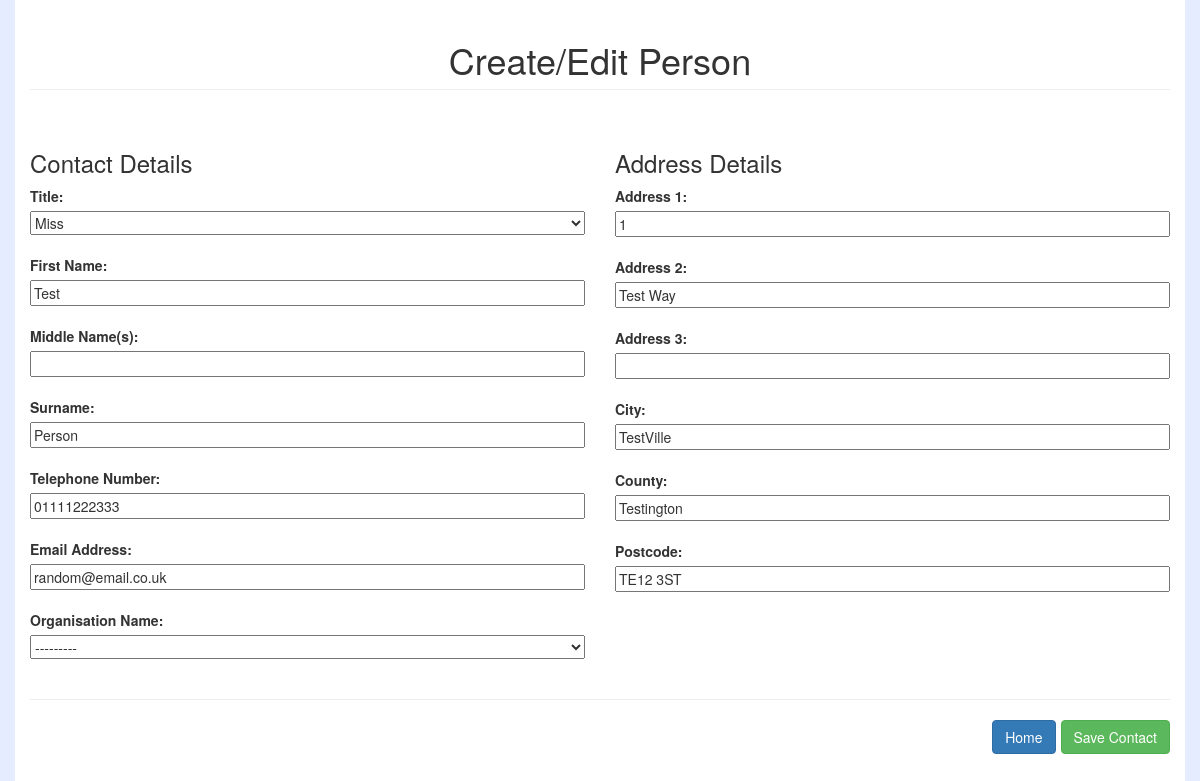
/updateperson/1/, run on an earlier commit of the app's database.
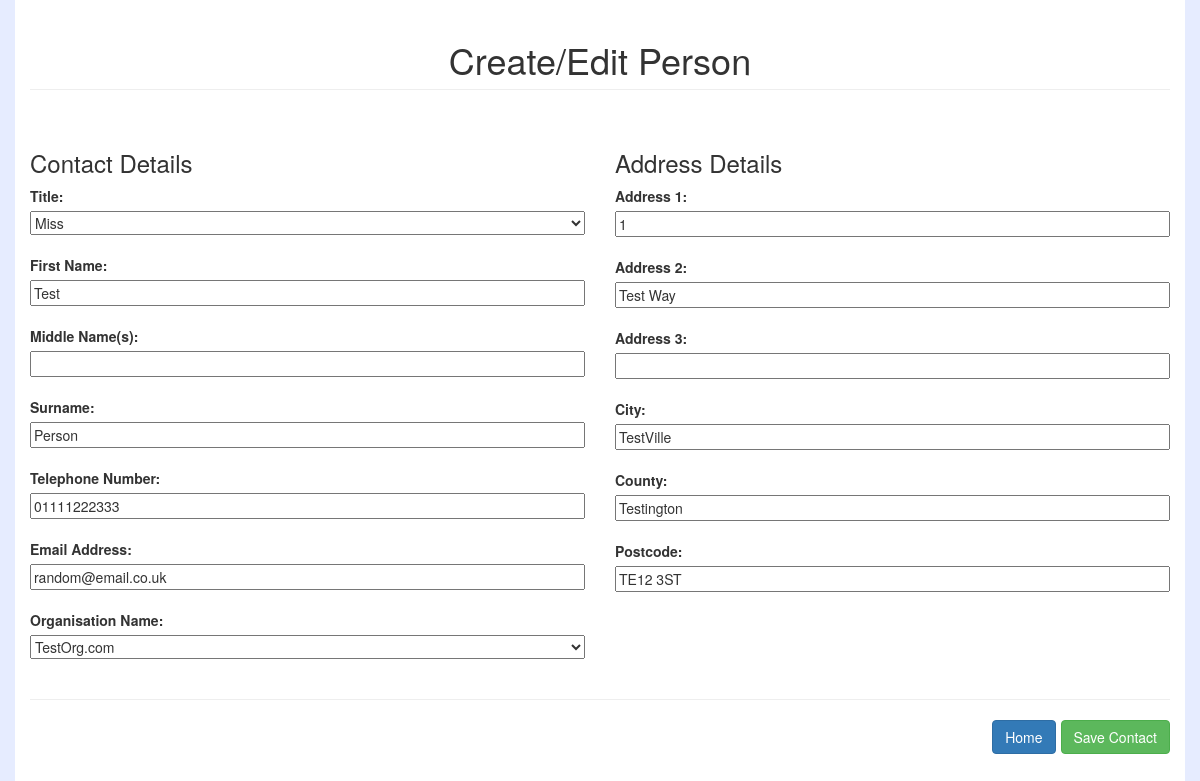
And on a later commit of the database.
### addresses/models.py (models this page shows, shortened)
class Address(models.Model):
    address_line1 = models.CharField(
        help_text='Address 1', max_length=100
    )
    address_line2 = models.CharField(
        help_text='Address 2', max_length=100, blank=True
    )
    address_line3 = models.CharField(
        help_text='Address 3', max_length=100, blank=True
    )
    address_city = models.CharField(
        help_text='City', max_length=50
    )
    address_county = models.CharField(
        help_text='County', max_length=50, blank=True
    )
    address_postcode = models.CharField(
        help_text='Postcode', max_length=10
    )
    telephone = models.CharField(
        help_text='Telephone Number', max_length=12, blank=True
    )
    email = models.EmailField(
        help_text='Email Address', max_length=100, blank=True
    )
    class Meta:
        abstract = True

class Person(Address):
    title_choices = [
        ('Ms', 'Ms'),
        ('Miss', 'Miss'),
        ('Mrs', 'Mrs'),
        ('Mr', 'Mr'),
        ('Master', 'Master'),
        ('Mx', 'Mx'),
    ]
    title = models.CharField(
        help_text='Title', max_length=6, choices=title_choices, blank=True
    )
    firstname = models.CharField(
        help_text='First Name', max_length=50
    )
    middlename = models.CharField(
        help_text='Middle Name(s)', max_length=100, blank=True
    )
    surname = models.CharField(
        help_text='Surname', max_length=50
    )
    organisation = models.ForeignKey(
        Organisation, help_text='Organisation Name', blank=True, null=True, on_delete=models.SET_NULL
    )

### addresses/views.py (the view)
# urls.py: url(r'^updateperson/(?P<page_id>\d+)/$', 'addresses.views.update_person', name='update_person'),
def update_person(request, **kwargs):
    person_inst = Person.objects.get(id=kwargs['page_id'])
    if request.method == 'POST':
        personform = PersonForm(request.POST, instance=person_inst)
        if personform.is_valid():
            newperson = personform.save()
            response = redirect(view_person, page_id=newperson.id)
        else:
            response = render(request, 'edit_person.html', {'form': personform, 'person': person_inst})
    else:
        if request.GET.get('delete'):
            person_inst.delete()
            response = redirect(homepage)
        else:
            person_inst = Person.objects.get(id=kwargs['page_id'])
            personform = PersonForm(instance=person_inst)
            response = render(request, 'edit_person.html', {'form': personform, 'person': person_inst})
    return response

### addresses/forms.py
class PersonForm(forms.ModelForm):
    class Meta:
        model = Person
        fields = (
            'title',
            'firstname',
            'middlename',
            'surname',
            'telephone',
            'email',
            'organisation',
            'address_line1',
            'address_line2',
            'address_line3',
            'address_city',
            'address_county',
            'address_postcode',
        )

### addresses/models.py (called while the page is built)
    def __str__(self):
        return self.org_name

### addresses/templates/edit_person.html (shortened to what this page needs)
{% extends 'base.html' %}
{% block edit_person %}
    <div class="row">
        <div class="col-lg-12">
            <h1 class="page-header text-center">Create/Edit Person</h1>
            <br>
        </div>
    </div>
    <form id="person_form" method="post" action="{% if person %}{% url 'update_person' page_id=person.id %}{% else %}{% url 'create_person' %}{% endif %}">
        <div class="row">
            <div class="col-lg-6">
                <h3>Contact Details</h3>
                {% for field in form %}
                    {% if forloop.counter <= 7 %}
                        <label>{{ field.help_text }}:</label>
                        <br>
                        {{ field }} {{ field.errors }}
                        <br><br>
                    {% endif %}
                {% endfor %}
            </div>
            <div class="col-lg-6">
                <h3>Address Details</h3>
                {% for field in form %}
                    {% if forloop.counter > 7 %}
                        <label>{{ field.help_text }}:</label>
                        <br>
                        {{ field }} {{ field.errors }}
                        <br><br>
                    {% endif %}
                {% endfor %}
            </div>
        </div>
        <hr>
        <div class="row">
            <div class="col-lg-12">
                <div class="pull-right btn-toolbar">
                    <a class="btn btn-primary" href="{% url 'home'  %}">Home</a>
                    <a class="btn btn-success" href="#" id="submit_person">Save Contact</a>
                </div>
            </div>
        </div>
    </form>
{% endblock %}

What changed in the data, as far as the page shows it:
changed Person "Miss": organisation "---------" → "TestOrg.com"
